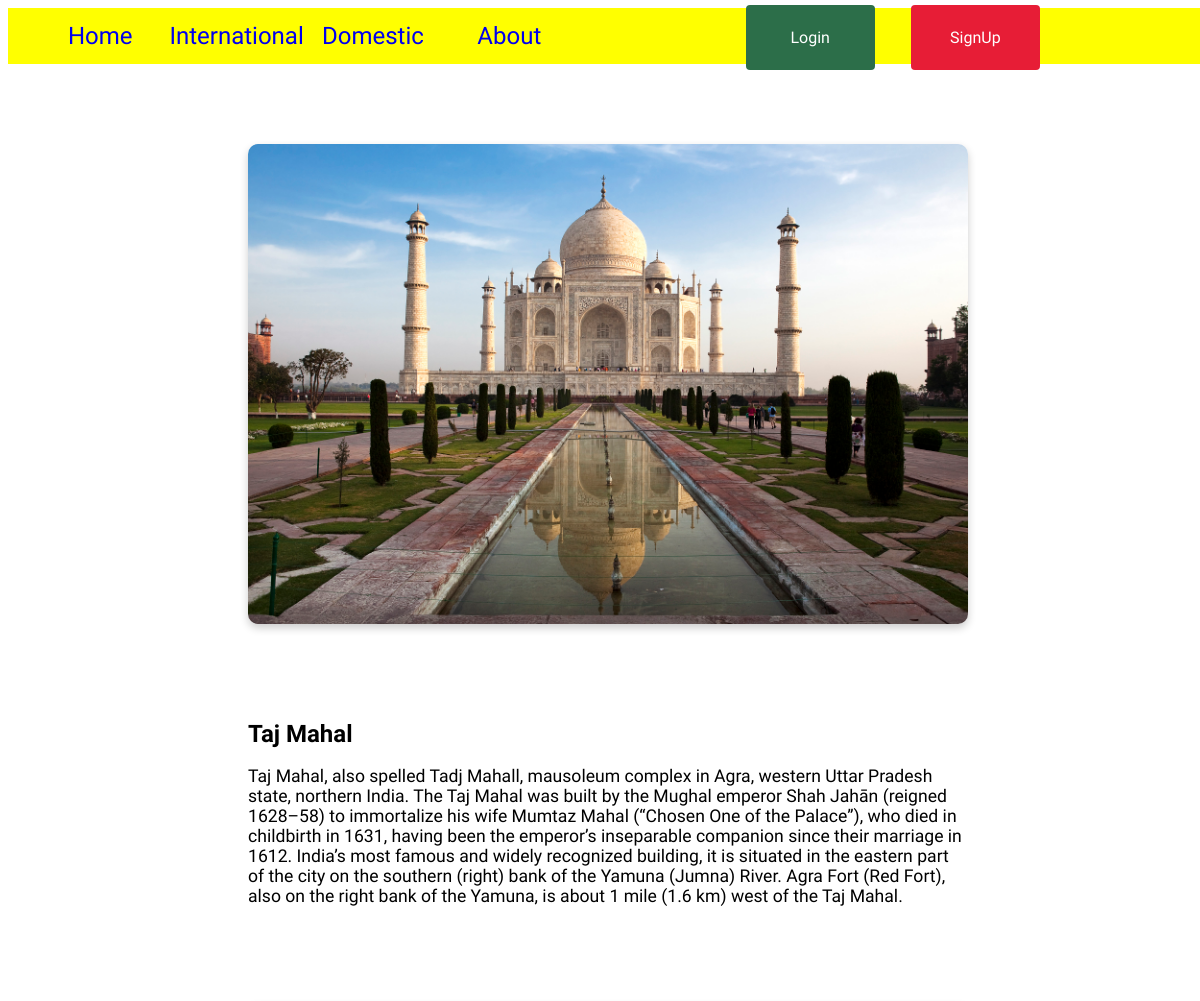
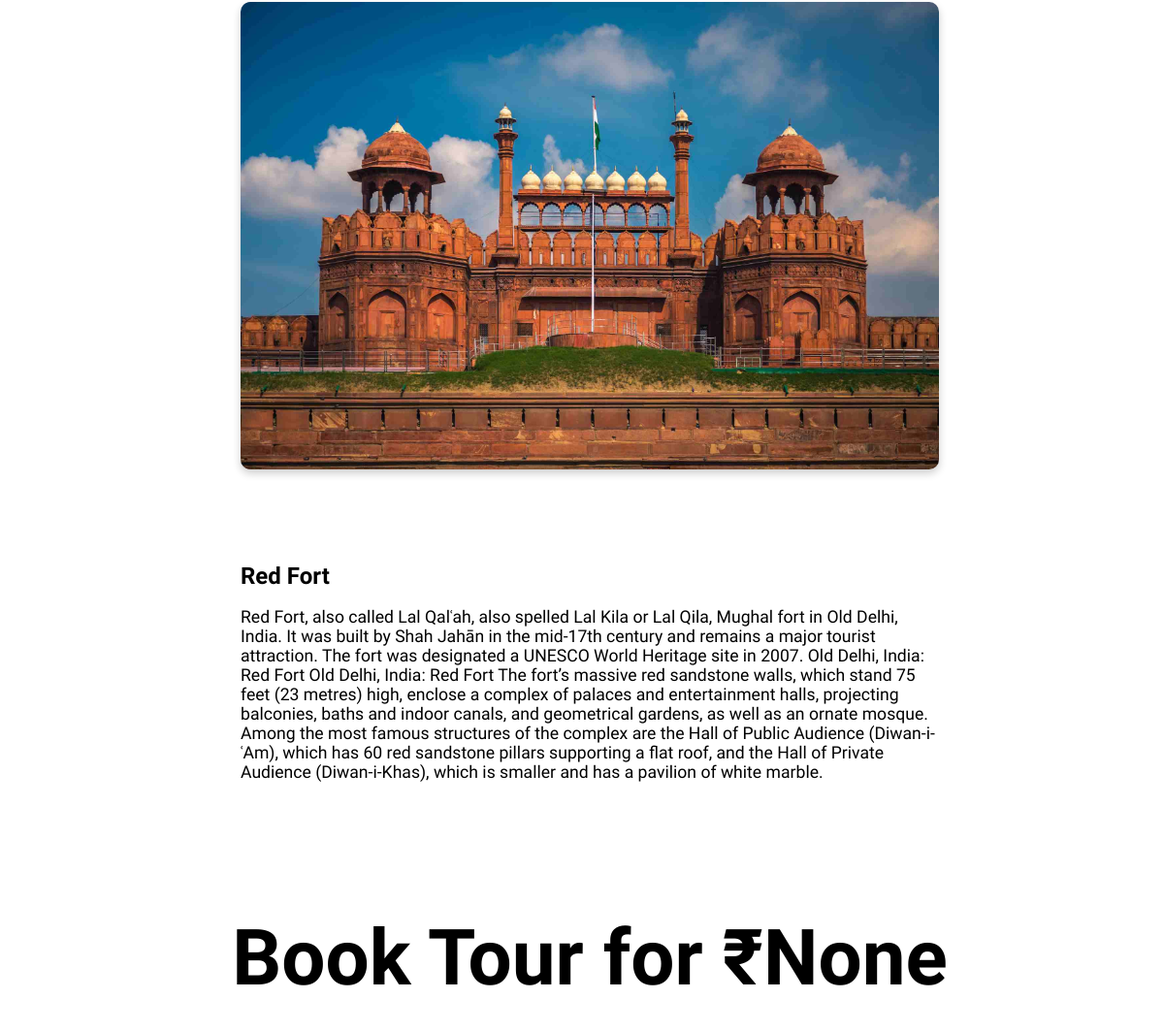
The app's page /place/1/, older data (2 pictures, top to bottom).
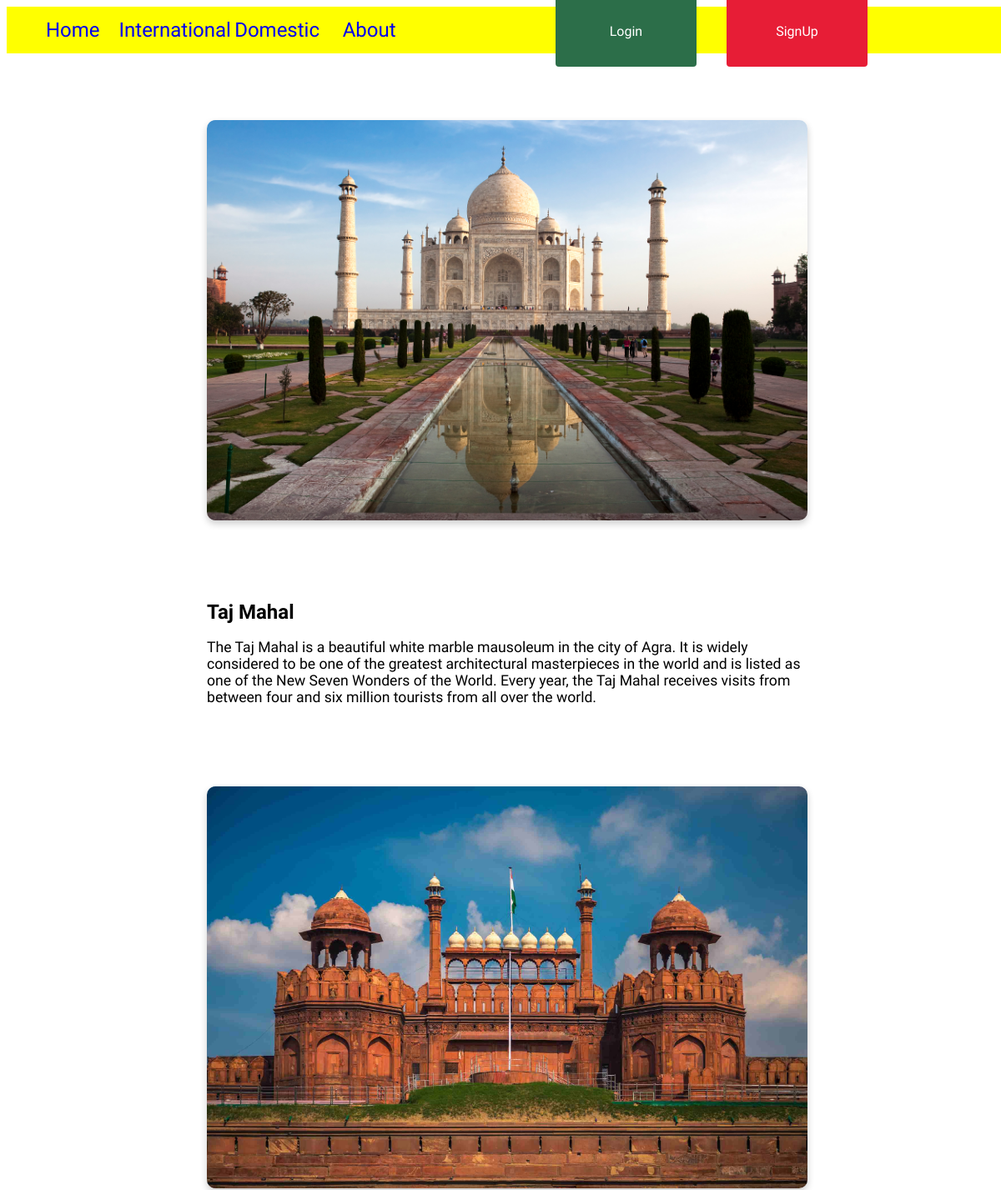
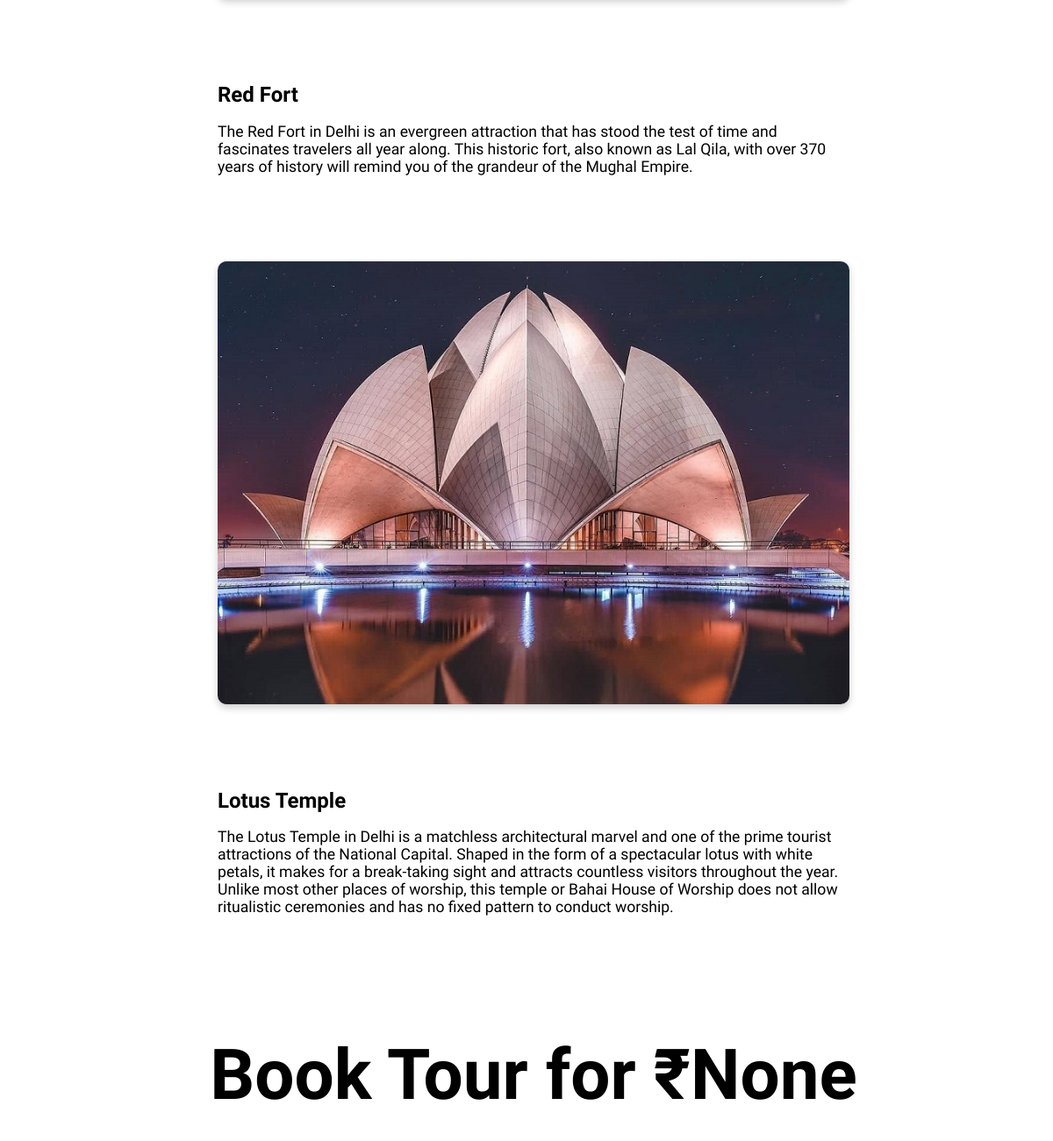
The same page, newer data (2 pictures, top to bottom).
### travel/models.py (models this page shows, shortened)
class PlacesToVisit(models.Model):
    name = models.CharField(max_length=100)
    description = models.TextField()
    image = models.ImageField(default='landscape.jpg', upload_to='places')
    place = models.ForeignKey(Place, on_delete=models.CASCADE)

### travel/views.py (the view)
# urls.py: path('place/<int:pk>/', details, name='place-details'),
def details(request, pk):
    context = {
        'title': 'Details',
        'places_to_visit': PlacesToVisit.objects.filter(place=Place.objects.filter(id=pk)[0]),
        'price': Place.objects.filter(id=pk)[0].price
    }
    return render(request, 'travel/place_details.html', context)

### travel/templates/travel/place_details.html
{% extends 'travel/base.html' %}
{% block content %}
<nav class="nav-short">
  <ul class="nav-list">
    <li><a href="/">Home</a></li>
    <li><a href="{% url 'travel-international' %}">International</a></li>
    <li><a href="{% url 'travel-domestic' %}">Domestic</a></li>
    <li><a href="#tools">About</a></li>
  </ul>
  <div class="nav-buttons">
    {% if user.is_authenticated %}
    <a href="{% url 'profile' %}"><button class="login-button">Profile</button></a>
    <a href="{% url 'logout' %}"><button class="signup-button">Logout</button></a>
    {% else %}
    <a href="{% url 'login' %}"><button class="login-button">Login</button></a>
    <a href="{% url 'register' %}"><button class="signup-button">SignUp</button></a>
    {% endif %}
  </div>
</nav>
<div class="place-cards">
  {% for place in places_to_visit %}
  <div class="place-card">
  <img src="{{ place.image.url }}" alt="image" class="place-card-img">
  <div class="place-card-info">
    <h1 class="text-heading"><b>{{ place.name }}</b></h1>
    <p class="text-para">{{ place.description }}</p>
  </div>
  </div>
  {% endfor %}
  <h1 class="price"><b>Book Tour for <span class="price-button">₹{{ price }}</span></b></h1>
</div>
{% endblock content %}

### travel/templates/travel/base.html (shortened to what this page needs)
{% load static %}
<html lang="en">
<head>
    <link rel="stylesheet" type="text/css" href="{% static 'travel/main.css' %}">
    <link rel="stylesheet" type="text/css" href="{% static 'users/main.css' %}">
</head>
<body>
{% block content %}{% endblock %}
</body>
</html>

### travel/static/travel/main.css (style rules this page uses)
nav { width: 100vw; background-color: yellow; height: 40vh; display: flex; flex-direction: row; align-items: center; }
.nav-short { width: 100vw; background-color: yellow; height: 7vh; display: flex; flex-direction: row; align-items: center; }
.nav-list { flex: 10%;display: flex;flex-direction: row;list-style: none;padding: 1.5rem; }
.nav-list li { flex: 80%; display: flex; flex-direction: row; justify-content: center; }
.nav-list a { text-decoration: none; font-size: 2rem; font-family: 'Work Sans', sans-serif; }
.nav-short .nav-list a { text-decoration: none; font-size: 1.5rem; font-family: 'Work Sans', sans-serif; }
.nav-buttons { padding: 0.2em 1.5em 0 0; margin: 0 8rem; }
button { flex: 20%; border: none; height: 3vmax; width: 6vmax; margin: 1rem; color: white; border-radius: 4px; font-size: 1rem; font-family: 'Work Sans', sans-serif; }
.login-button { background-color: #2c6e49; transition: ease-out 0.3s; box-shadow: inset 0 0 0 0 #2c6e49; }
.signup-button { background-color: #e71d36; transition: ease-out 0.3s; box-shadow: inset 0 0 0 0 #e71d36; }
.text-heading { font-family: 'Work Sans', sans-serif; font-size: 1.5rem; }
.text-para { font-family: 'Work Sans', sans-serif; font-size: 1.1rem; }
.place-card { width: 100vw; display: flex; flex-direction: column; justify-content: center; align-items: center; padding: 10vh 0 0 0; font-family: 'Work Sans', sans-serif; font-size: 5rem; }
.place-card-img { max-width: 60vw; border-radius: 10px; box-shadow: 0 4px 8px 0 rgba(0,0,0,0.2); }
.place-card-info { padding: 5rem 0 0 0; }
.place-card p { max-width: 60vw; }
.price { width: 100vw; display: flex; flex-direction: column; justify-content: center; align-items: center; padding: 10vh 0 0 0; font-family: 'Work Sans', sans-serif; font-size: 5rem; padding: 4rem 0 4rem 0; }

Row changes from the older to the newer data that the page shows:
changed PlacesToVisit "Taj Mahal": description "Taj Mahal, also spelled Tadj Mahall, mausoleum complex in Agra, western Uttar Pradesh state, northern India. The Taj Mahal was built by the Mughal emperor Shah Jahān (reigned 1628–58) to immortalize his wife Mumtaz Mahal (“Chosen One of the Palace”), who died in childbirth in 1631, having been the emperor’s inseparable companion since their marriage in 1612. India’s most famous and widely recognized building, it is situated in the eastern part of the city on the southern (right) bank of the Yamuna (Jumna) River. Agra Fort (Red Fort), also on the right bank of the Yamuna, is about 1 mile (1.6 km) west of the Taj Mahal." → "The Taj Mahal is a beautiful white marble mausoleum in the city of Agra. It is widely considered to be one of the greatest architectural masterpieces in the world and is listed as one of the New Seven Wonders of the World. Every year, the Taj Mahal receives visits from between four and six million tourists from all over the world."
changed PlacesToVisit "Red Fort": description "Red Fort, also called Lal Qalʿah, also spelled Lal Kila or Lal Qila, Mughal fort in Old Delhi, India. It was built by Shah Jahān in the mid-17th century and remains a major tourist attraction. The fort was designated a UNESCO World Heritage site in 2007. Old Delhi, India: Red Fort Old Delhi, India: Red Fort The fort’s massive red sandstone walls, which stand 75 feet (23 metres) high, enclose a complex of palaces and entertainment halls, projecting balconies, baths and indoor canals, and geometrical gardens, as well as an ornate mosque. Among the most famous structures of the complex are the Hall of Public Audience (Diwan-i-ʿAm), which has 60 red sandstone pillars supporting a flat roof, and…" → "The Red Fort in Delhi is an evergreen attraction that has stood the test of time and fascinates travelers all year along. This historic fort, also known as Lal Qila, with over 370 years of history will remind you of the grandeur of the Mughal Empire."
added PlacesToVisit: image (picture), name "Lotus Temple", description "The Lotus Temple in Delhi is a matchless architectural marvel and one of the prime tourist attractions of the National Capital. Shaped in the form of a spectacular lotus with white petals, it makes for a break-taking sight and attracts countless visitors throughout the year. Unlike most other places of worship, this temple or Bahai House of Worship does not allow ritualistic ceremonies and has no fixed pattern to conduct worship."
